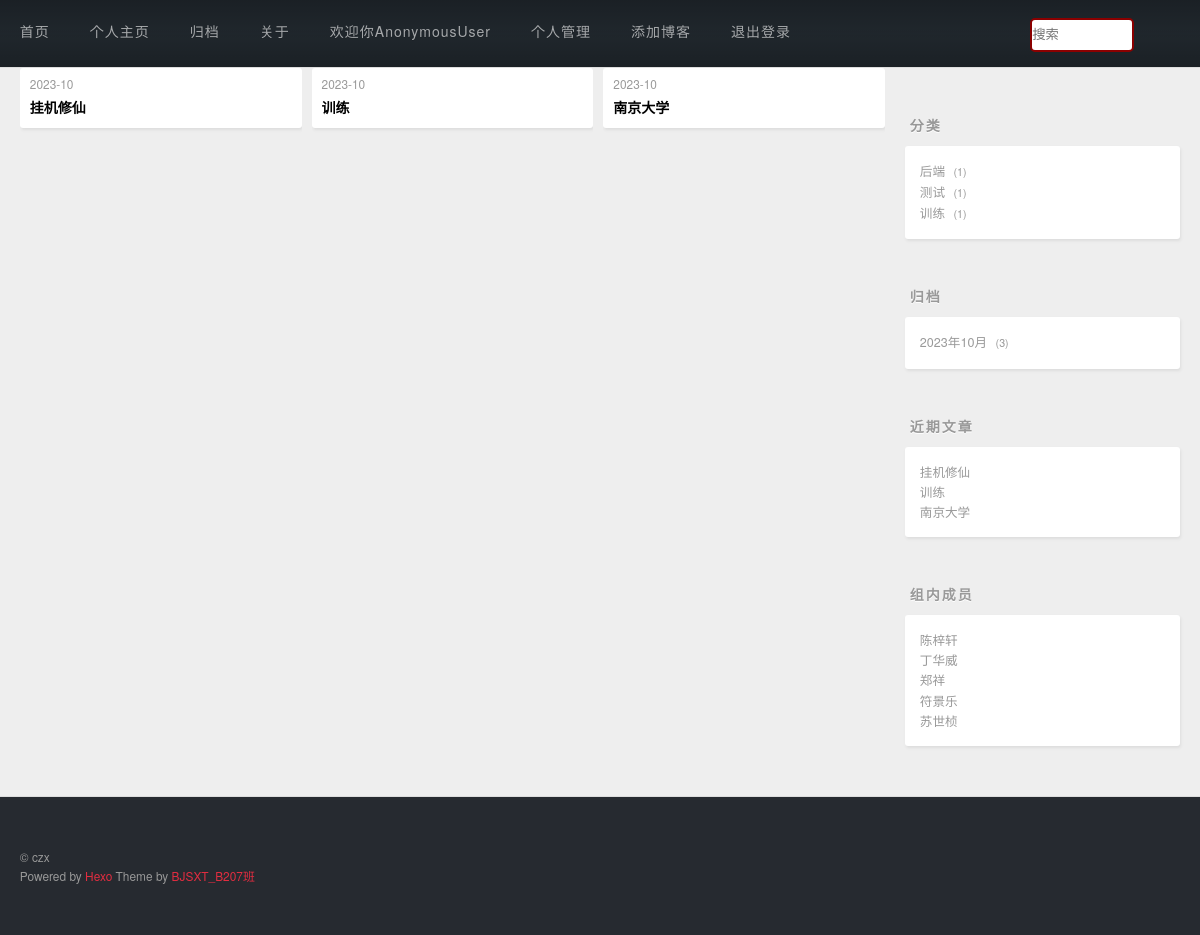
The page /post/archive/ on the database its author committed.
### post/models.py (models this page shows, shortened)
class Post(models.Model):
    user = models.ForeignKey(User, verbose_name='用户名', default=1,on_delete=models.CASCADE)
    title = models.CharField(max_length=100, unique=True, verbose_name='标题')
    desc = models.CharField(max_length=200, verbose_name='简介')
    content = RichTextField(verbose_name='内容')
    created = models.DateTimeField(auto_now_add=True)
    modified = models.DateTimeField(auto_now=True)
    isdelete = models.BooleanField(default=False, verbose_name='是否删除')
    category = models.ForeignKey(Category, verbose_name='所属类别',default=1, on_delete=models.CASCADE)
    tag = models.ManyToManyField(Tag, verbose_name='所属标签')
    class Meta:
        db_table = 't_post'
        verbose_name_plural = '帖子'

### post/views.py (the view)
# urls.py: path('archive/', views.getPostByCreated, name='all_archive_posts'),
def getPostByCreated(request,year=1,month=1):
    year = int(year)
    month = int(month)
    if year==1 and month ==1:
        c_post = Post.objects.all().order_by('-created')
    else:
        c_post = Post.objects.filter(created__year=year,created__month=month)
    return render(request, 'postlist.html', {'c_post': c_post})

### post/plus.py (called while the page is built)
def getRightInfo(request):
    r_cate_post = Post.objects.values('category__cname','category').annotate(c=Count('*')).order_by('-c')
    r_recent_post = Post.objects.order_by('-created')[:3]
    cursor = connection.cursor()
    r_file_post = cursor.execute('select created,count("*") count from t_post GROUP by strftime("%Y-%m",created) order by count desc ')
    return {'r_cate_post':r_cate_post,'r_recent_post':r_recent_post,'r_file_post':r_file_post}

def getHeaderInfo(request):
    user = request.user
    return {'user':user}

### post/templates/postlist.html (shortened to what this page needs)
{% extends 'base.html' %}
{% block main %}
    <div id="main">
        <div class="archives">
            {% for cp in c_post %}
                <article class="archive-article archive-type-post">
                  <div class="archive-article-inner">
                    <header class="archive-article-header">
                    <a href="#" class="archive-article-date">
                         <time>{{ cp.created|date:'Y-m' }}</time>
                    </a>
                     <h1 itemprop="name">
                          <a class="archive-article-title" target="_blank" href="/post/{{ cp.id }}">{{ cp.title }}</a>
                     </h1>
                     </header>
                  </div>
                </article>
            {% empty %}
                无记录
            {% endfor %}
        </div>
    </div>
{% endblock %}

### templates/right.html
<aside id="sidebar">
  <div class="widget-wrap">
    <h3 class="widget-title">分类</h3>
    <div class="widget">
      <ul class="category-list">
        {% for rc in r_cate_post %}
            <li class="category-list-item">
              <a class="category-list-link" href="/post/category/{{ rc.category }}">{{ rc.category__cname }}</a>
              <span class="category-list-count">{{ rc.c }}</span>
            </li>
        {% endfor %}
      </ul>
      </div>
  </div>
  <div class="widget-wrap">
    <h3 class="widget-title">归档</h3>
    <div class="widget">
      <ul class="archive-list">
        {% for rf in r_file_post %}
            <li class="archive-list-item">
              <a class="archive-list-link" href="/post/archive/{{ rf.0|date:'Y' }}/{{ rf.0|date:'m' }}">{{ rf.0|date:'Y' }}年{{ rf.0|date:'m' }}月</a>
              <span class="archive-list-count">{{ rf.1 }}</span>
            </li>
        {% endfor %}
      </ul>
    </div>
  </div>
  <div class="widget-wrap">
    <h3 class="widget-title">近期文章</h3>
    <div class="widget">
      <ul>
        {% for rr in r_recent_post %}
            <li>
                <a href="/post/{{ rr.id }}" target="_blank">{{ rr.title|truncatechars:'10' }}</a>
            </li>
        {% endfor %}
      </ul>
    </div>
  </div>
  <div class="widget-wrap">
    <h3 class="widget-title">组内成员</h3>
    <div class="widget">
      <ul>
          <li>
            <a href="http://www.bjsxt.com/" target="_blank">陈梓轩</a>
          </li>
          <li>
            <a href="http://www.sxt.cn/" target="_blank">丁华威</a>
          </li>
          <li>
            <a href="http://www.bjsxt.com/" target="_blank">郑祥</a>
          </li>
          <li>
            <a href="http://www.bjsxt.com/" target="_blank">符景乐</a>
          </li>
          <li>
            <a href="http://www.bjsxt.com/" target="_blank">苏世桢</a>
          </li>
      </ul>
    </div>
  </div>
</aside>

### static/css/style.css (style rules this page uses)
body { zoom: 1; width: 100%; }
body:before, body:after { content: ""; display: table; }
body:after { clear: both; }
html, body, div, span, applet, object, iframe, h1, h2, h3, h4, h5, h6, p, blockquote, pre, a, abbr, acronym, address, big, cite, code, del, dfn, em, img, ins, kbd, q, s, samp, small, strike, strong, sub, sup, tt, var, dl, dt, dd, ol, ul, li, fieldset, form, label, legend, table, caption, tbody, tfoot, thead, tr, th, td { margin: 0; padding: 0; border: 0; outline: 0; font-weight: inherit; font-style: inherit; font-family: inherit; font-size: 100%; vertical-align: baseline; }
body { line-height: 1; color: #000; background: #fff; }
ol, ul { list-style: none; }
html, body, #container { height: 100%; }
body { background: #eee; font: 14px/1.6em "瀵邦喛钂嬮梿鍛寸拨", "Microsoft Yahei", "Droid Sans", Helvetica Neue, Helvetica, Arial, sans-serif; -webkit-text-size-adjust: 100%; }
@media screen and (min-width: 768px) { #main { display: inline; float: left; width: 73.3333333333333%; margin: 0 0.8333333333333%; } }
.article-date, .article-category-link, .archive-year, .widget-title { text-decoration: none; text-transform: uppercase; letter-spacing: 2px; color: #999; margin-bottom: 1em; margin-left: 5px; line-height: 1em; text-shadow: 0 1px #fff; font-weight: bold; }
.article-inner, .archive-article-inner { background: #fff; -webkit-box-shadow: 1px 2px 3px #ddd; box-shadow: 1px 2px 3px #ddd; -webkit-border-radius: 3px; border-radius: 3px; }
.article-entry ul, .widget ul, .article-entry ol, .widget ol, .article-entry dl, .widget dl { margin: 0 20px; line-height: 1.6em; }
.article-entry ul, .widget ul { list-style: disc; }
.archives { zoom: 1; }
.archives:before, .archives:after { content: ""; display: table; }
.archives:after { clear: both; }
.archives { -webkit-column-gap: 10px; -moz-column-gap: 10px; column-gap: 10px; }
@media screen and (min-width: 768px) { .archives { -webkit-column-count: 3; -moz-column-count: 3; column-count: 3; } }
.archive-article { -webkit-column-break-inside: avoid; page-break-inside: avoid; overflow: hidden; break-inside: avoid-column; }
.archive-article-inner { padding: 10px; margin-bottom: 15px; }
.archive-article-title { text-decoration: none; font-weight: bold; color: #000; -webkit-transition: color 0.2s; -moz-transition: color 0.2s; -o-transition: color 0.2s; -ms-transition: color 0.2s; transition: color 0.2s; line-height: 1.6em; }
.archive-article-date { color: #999; text-decoration: none; font-size: 0.85em; line-height: 1em; margin-bottom: 0.5em; display: block; }
@media screen and (min-width: 768px) { #sidebar { display: inline; float: left; width: 23.3333333333333%; margin: 0 0.8333333333333%; } }
.widget-wrap { margin: 50px 0; }
.widget { color: #777; text-shadow: 0 1px #fff; background: #fff; -webkit-box-shadow: 1px 2px 3px #ddd; box-shadow: 1px 2px 3px #ddd; padding: 15px; -webkit-border-radius: 3px; border-radius: 3px; }
.widget a { color: #999; text-decoration: none; }
.widget { line-height: 1.6em; word-wrap: break-word; font-size: 0.9em; }
.widget ul, .widget ol { list-style: none; margin: 0; }
.category-list-count, .tag-list-count, .archive-list-count { padding-left: 5px; color: #999; font-size: 0.85em; }
.category-list-count:before, .tag-list-count:before, .archive-list-count:before { content: "("; }
.category-list-count:after, .tag-list-count:after, .archive-list-count:after { content: ")"; }

### rows shown on the page
Post: created "2023-10", title "挂机修仙"
Post: created "2023-10", title "训练"
Post: created "2023-10", title "南京大学"

### other values the page prints
{{ user }} "AnonymousUser"
{{ rc.category__cname }} "后端" "测试" "训练"
{{ rc.c }} "1" "1" "1"
{{ rf.0|date:'Y' }} "2023"
{{ rf.0|date:'m' }} "10"
{{ rf.1 }} "3"
